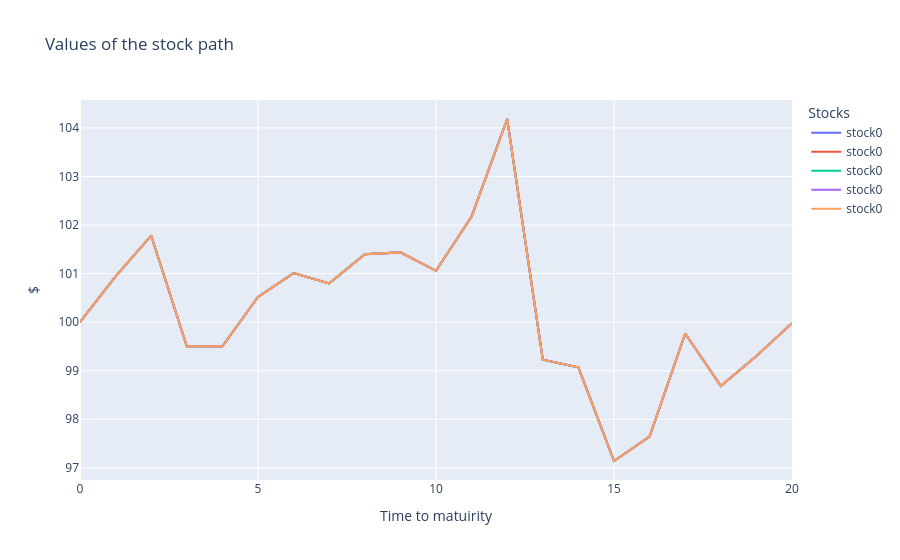

The notebook cell saved with this chart:
### Code cell
fig = go.Figure()
# Add traces for each column
for column in stock_prices.columns[values]:
    fig.add_trace(go.Scatter(x=stock_prices.index, y=stock_prices[column], mode='lines', name=f"stock{column}"))

# Update layout
fig.update_layout(
    title='Values of the stock path ',
    xaxis_title='Time to matuirity',
    yaxis_title='$',
    template='plotly',
    legend=dict(title='Stocks'),
)

# Show the plot
fig.show()

### Figure 1 — Plotly figure (JSON) as saved in the notebook; plotly's stock layout.template omitted (floating-point values rounded to 4 significant figures)
{"data": [{"mode": "lines", "name": "stock0", "type": "scatter", "x": [0, 1, 2, 3, 4, 5, 6, 7, 8, 9, 10, 11, 12, 13, 14, 15, 16, 17, 18, 19, 20], "y": [100, 100.9, 101.8, 99.5, 99.5, 100.5, 101.0, 100.8, 101.4, 101.4, 101.1, 102.2, 104.2, 99.23, 99.07, 97.14, 97.64, 99.77, 98.69, 99.31, 99.98]}, {"mode": "lines", "name": "stock0", "type": "scatter", "x": [0, 1, 2, 3, 4, 5, 6, 7, 8, 9, 10, 11, 12, 13, 14, 15, 16, 17, 18, 19, 20], "y": [100, 100.9, 101.8, 99.5, 99.5, 100.5, 101.0, 100.8, 101.4, 101.4, 101.1, 102.2, 104.2, 99.23, 99.07, 97.14, 97.64, 99.77, 98.69, 99.31, 99.98]}, {"mode": "lines", "name": "stock0", "type": "scatter", "x": [0, 1, 2, 3, 4, 5, 6, 7, 8, 9, 10, 11, 12, 13, 14, 15, 16, 17, 18, 19, 20], "y": [100, 100.9, 101.8, 99.5, 99.5, 100.5, 101.0, 100.8, 101.4, 101.4, 101.1, 102.2, 104.2, 99.23, 99.07, 97.14, 97.64, 99.77, 98.69, 99.31, 99.98]}, {"mode": "lines", "name": "stock0", "type": "scatter", "x": [0, 1, 2, 3, 4, 5, 6, 7, 8, 9, 10, 11, 12, 13, 14, 15, 16, 17, 18, 19, 20], "y": [100, 100.9, 101.8, 99.5, 99.5, 100.5, 101.0, 100.8, 101.4, 101.4, 101.1, 102.2, 104.2, 99.23, 99.07, 97.14, 97.64, 99.77, 98.69, 99.31, 99.98]}, {"mode": "lines", "name": "stock0", "type": "scatter", "x": [0, 1, 2, 3, 4, 5, 6, 7, 8, 9, 10, 11, 12, 13, 14, 15, 16, 17, 18, 19, 20], "y": [100, 100.9, 101.8, 99.5, 99.5, 100.5, 101.0, 100.8, 101.4, 101.4, 101.1, 102.2, 104.2, 99.23, 99.07, 97.14, 97.64, 99.77, 98.69, 99.31, 99.98]}], "layout": {"legend": {"title": {"text": "Stocks"}}, "title": {"text": "Values of the stock path "}, "xaxis": {"title": {"text": "Time to matuirity"}}, "yaxis": {"title": {"text": "$"}}}}
